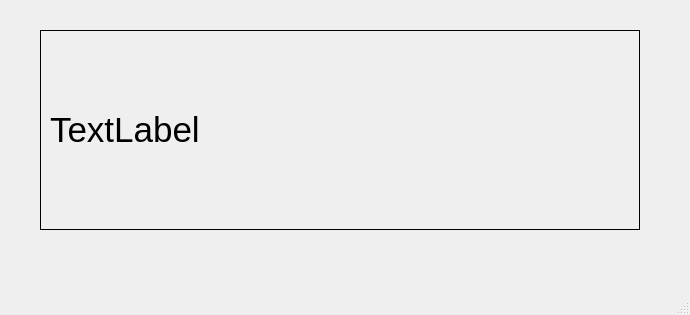
<?xml version="1.0" encoding="UTF-8"?>
<ui version="4.0">
 <class>MainWindow</class>
 <widget class="QMainWindow" name="MainWindow">
  <property name="geometry">
   <rect>
    <x>0</x>
    <y>0</y>
    <width>690</width>
    <height>315</height>
   </rect>
  </property>
  <property name="windowTitle">
   <string>MainWindow</string>
  </property>
  <widget class="QWidget" name="centralwidget">
   <widget class="QLabel" name="label">
    <property name="geometry">
     <rect>
      <x>40</x>
      <y>30</y>
      <width>600</width>
      <height>200</height>
     </rect>
    </property>
    <property name="font">
     <font>
      <pointsize>26</pointsize>
     </font>
    </property>
    <property name="frameShape">
     <enum>QFrame::Shape::Box</enum>
    </property>
    <property name="text">
     <string>TextLabel</string>
    </property>
   </widget>
  </widget>
  <widget class="QMenuBar" name="menubar">
   <property name="geometry">
    <rect>
     <x>0</x>
     <y>0</y>
     <width>690</width>
     <height>22</height>
    </rect>
   </property>
  </widget>
  <widget class="QStatusBar" name="statusbar"/>
 </widget>
 <resources/>
 <connections/>
</ui>
